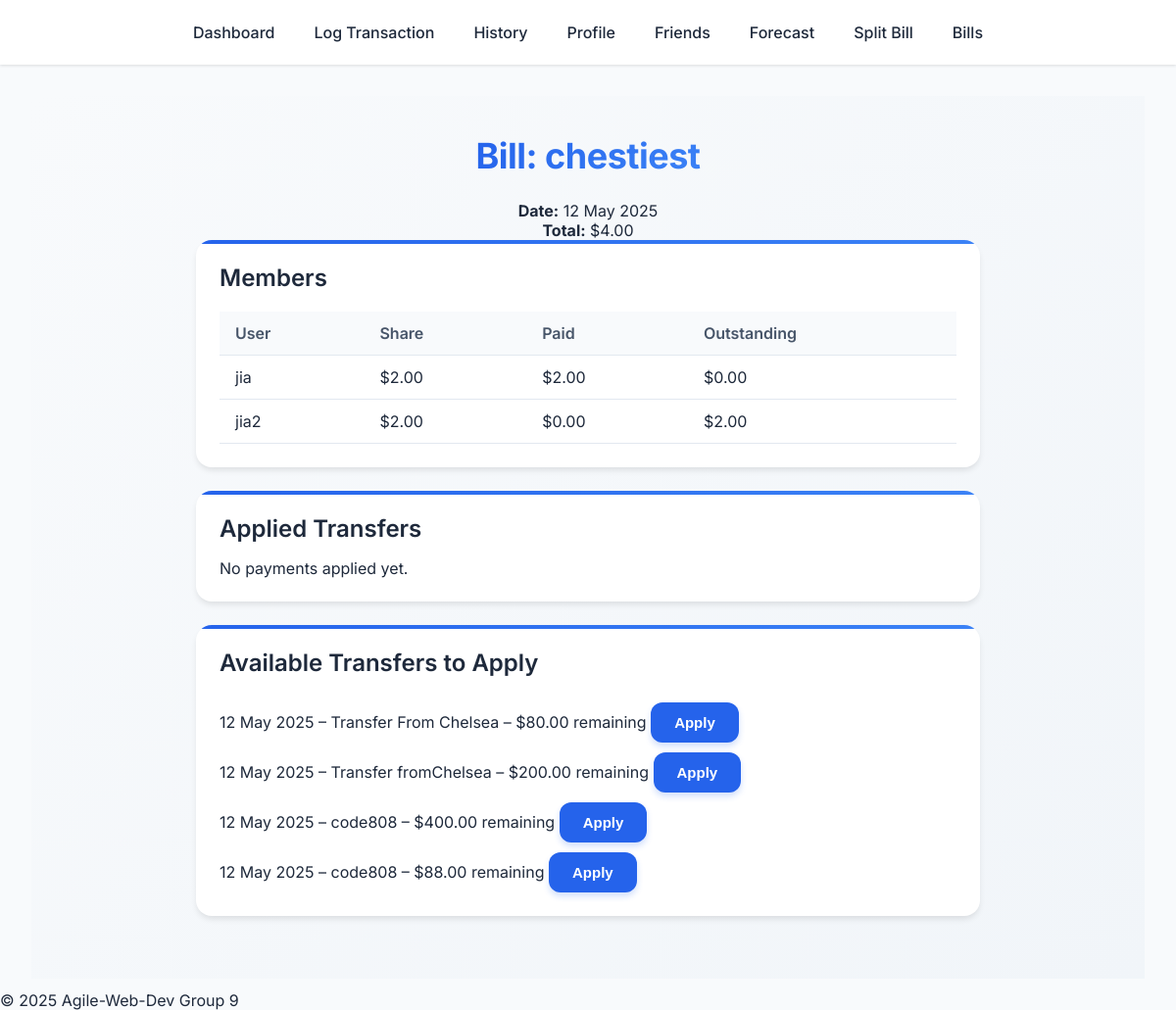
/bill/15 (signed in), run on the app's committed database.
### app/models.py (models this page shows, shortened)
class Bill(db.Model):
    __tablename__ = "bill"
    transactions = db.relationship(
        'BillTransaction',
        back_populates='bill',
        cascade='all, delete-orphan'
    )
    id           = db.Column(db.Integer, primary_key=True)
    created_by   = db.Column(db.Integer,
                             db.ForeignKey("users.id", ondelete="CASCADE"),
                             nullable=False)
    description  = db.Column(db.String(255))
    date         = db.Column(db.Date, default=func.current_date(), nullable=False)
    total        = db.Column(db.Numeric(12, 2), nullable=False)
    members = db.relationship(
        "BillMember",
        back_populates="bill",
        cascade="all, delete-orphan",
        passive_deletes=True,
    )

class BillMember(db.Model):
    __tablename__ = "bill_member"
    id        = db.Column(db.Integer, primary_key=True)
    bill_id   = db.Column(db.Integer,
                          db.ForeignKey("bill.id", ondelete="CASCADE"),
                          nullable=False)
    user_id   = db.Column(db.Integer,
                          db.ForeignKey("users.id", ondelete="CASCADE"),
                          nullable=False)
    share     = db.Column(db.Numeric(12, 2), nullable=False)     # “what I owe”
    paid      = db.Column(db.Numeric(12, 2), default=0)          # “what I have paid”
    settled   = db.Column(db.Boolean, default=False)
    bill  = db.relationship("Bill", back_populates="members")
    user  = db.relationship("User")

class User(db.Model, UserMixin):
    __tablename__ = 'users'
    id       = db.Column(db.Integer, primary_key=True)
    username = db.Column(db.String(150), unique=True, nullable=False)
    email    = db.Column(db.String(150), unique=True, nullable=False)
    password = db.Column(db.String(150), nullable=False)
    settings  = db.relationship(
        'UserSettings',
        uselist=False,
        back_populates='user',
        cascade='all, delete-orphan'
    )
    transactions = db.relationship(
        'Transaction',
        back_populates='user',
        lazy='dynamic',
        cascade='all, delete-orphan'
    )
    friends = db.relationship(
        "User",
        secondary=friends_table,
        primaryjoin=(friends_table.c.user_id    == id),
        secondaryjoin=(friends_table.c.friend_id == id),
        backref="friended_by",
        lazy="dynamic"
    )

class Transaction(db.Model):
    __tablename__ = 'transactions'
    id                 = db.Column(db.Integer, primary_key=True)
    user_id            = db.Column(
        db.Integer,
        db.ForeignKey('users.id', ondelete='CASCADE'),
        nullable=False
    )
    date               = db.Column(db.Date, nullable=False)
    amount             = db.Column(db.Numeric(10, 2), nullable=False)  # always stored positive
    category           = db.Column(db.String, nullable=False)
    type               = db.Column(
        db.Enum(TransactionType, name='tx_type'),
        nullable=False
    )
    transfer_direction = db.Column(db.Enum('in','out', name='transfer_dir'), nullable=True)
    description        = db.Column(db.String(255), nullable=True)
    user               = db.relationship(
        'User',
        back_populates='transactions'
    )
    bill_transactions = db.relationship('BillTransaction',
                                        back_populates='transaction')
    @property
    def remaining(self):
        applied = sum(bt.amount_applied for bt in self.bill_transactions)
        return float(self.amount) - float(applied)

### app/routes.py (the view)
@main.route('/bill/<int:bill_id>')
@login_required
def bill_detail(bill_id):
    bill = Bill.query.get_or_404(bill_id)
    member_ids = {bm.user_id for bm in bill.members}
    if current_user.id not in member_ids and bill.created_by != current_user.id:
        abort(403)
    cand_q = (Transaction.query
                    .join(TransactionFriend, Transaction.id == TransactionFriend.transaction_id)
                    .filter(TransactionFriend.friend_id.in_(member_ids))
             )
    suggested = [t for t in cand_q
                     if t.remaining > 0]
    return render_template(
        'bill_detail.html',
        bill=bill,
        members=bill.members,
        suggested=suggested
    )

### app/__init__.py (called while the page is built)
def create_app(config_object=None):
    app = Flask(__name__)
    if config_object:
        app.config.from_object(config_object)
    else:
        app.config.from_pyfile('../config.py')
    CSRFProtect(app)
    db.init_app(app)
    migrate.init_app(app, db)
    login_manager.init_app(app)
    from .models import User
    @login_manager.user_loader
    def load_user(user_id):
        return User.query.get(int(user_id))
    from .routes import main
    app.register_blueprint(main)
    return app

### app/templates/bill_detail.html (shortened to what this page needs)
{% extends "base.html" %}
{% block content %}
<div class="page-container">
  <h1>Bill: {{ bill.description }}</h1>
  <p><strong>Date:</strong> {{ bill.date.strftime('%d %b %Y') }}</p>
  <p><strong>Total:</strong> ${{ '%.2f' | format(bill.total) }}</p>
  <div class="card">
    <h2>Members</h2>
    <table class="transaction-table">
      <thead>
        <tr><th>User</th><th>Share</th><th>Paid</th><th>Outstanding</th></tr>
      </thead>
      <tbody>
        {% for m in members %}
          {% set out = m.share - m.paid %}
          <tr data-user="{{ m.user_id }}">
            <td>{{ m.user.username }}</td>
            <td>${{ '%.2f'|format(m.share) }}</td>
            <td>${{ '%.2f'|format(m.paid) }}</td>
            <td class="outstanding-cell">${{ '%.2f'|format(out) }}</td>
          </tr>
        {% endfor %}
      </tbody>
    </table>
  </div>
  <div class="card">
    <h2>Applied Transfers</h2>
    <ul id="applied-list" class="user-list">
      {% for tf in bill.transactions %}
        <li>
          {{ tf.transaction.date.strftime('%d %b %Y') }}
          – {{ tf.transaction.description }}
          – ${{ '%.2f'|format(tf.amount_applied) }}
        </li>
      {% else %}
        <li>No payments applied yet.</li>
      {% endfor %}
    </ul>
  </div>
  <div class="card">
    <h2>Available Transfers to Apply</h2>
    <ul class="user-list" id="suggested-list">
      {% for tx in suggested %}
        <li>
          {{ tx.date.strftime('%d %b %Y') }}
          – {{ tx.description }}
          – ${{ '%.2f'|format(tx.remaining) }} remaining
          <button
            type="button"
            class="btn btn--sm apply-btn"
            data-bill="{{ bill.id }}"
            data-tx="{{ tx.id }}"
          >Apply</button>
        </li>
      {% else %}
        <li style="color:#94a3b8">No other transfers available.</li>
      {% endfor %}
    </ul>
  </div>
</div>
{% endblock %}

### app/static/css/main.css (style rules this page uses)
:root { --primary: #2563eb; --primary-dark: #1d4ed8; --secondary: #64748b; --accent: #3b82f6; --success: #10b981; --warning: #f59e0b; --danger: #ef4444; --background: #f8fafc; --white: #ffffff; --text-primary: #1e293b; --text-secondary: #475569; --shadow-sm: 0 1px 3px rgba(0,0,0,0.12); --shadow-md: 0 4px 6px -1px rgba(0,0,0,0.1); --shadow-lg: 0 10px 15px -3px rgba(0,0,0,0.1); }
* { box-sizing: border-box; margin: 0; padding: 0; }
body { margin: 0; font-family: 'Inter', sans-serif; background: var(--background); color: var(--text-primary); }
.page-container { padding: 40px 60px; position: relative; display: flex; flex-direction: column; align-items: center; background: linear-gradient(135deg, #f8fafc 0%, #f1f5f9 100%); min-height: 80vh; }
h1 { font-size: 36px; background: linear-gradient(135deg, var(--primary) 0%, var(--accent) 100%); background-clip: text; -webkit-background-clip: text; -webkit-text-fill-color: transparent; font-weight: 700; margin-bottom: 24px; letter-spacing: -0.5px; line-height: 1.2; text-align: center; position: relative; z-index: 1; }
h2 { font-size: 24px; color: var(--text-primary); font-weight: 600; margin-bottom: 16px; }
.card { background-color: var(--white); border-radius: 16px; padding: 24px; box-shadow: var(--shadow-md); margin-bottom: 24px; width: 100%; max-width: 800px; position: relative; overflow: hidden; }
.card::before { content: ''; position: absolute; top: 0; left: 0; width: 100%; height: 4px; background: linear-gradient(90deg, var(--primary) 0%, var(--accent) 100%); }
.button, button[type="submit"], .btn { padding: 12px 24px; border: none; background-color: var(--primary); color: var(--white); font-size: 15px; font-weight: 600; border-radius: 12px; cursor: pointer; transition: all 0.2s cubic-bezier(0.4, 0, 0.2, 1); box-shadow: 0 4px 6px rgba(37, 99, 235, 0.2); margin-top: 10px; }
.user-list { list-style: none; padding: 0; margin: 0; }
.transaction-table { width: 100%; border-collapse: collapse; margin-top: 20px; }
.transaction-table th, .transaction-table td { padding: 12px 16px; text-align: left; border-bottom: 1px solid #e2e8f0; }
.transaction-table th { background-color: #f8fafc; font-weight: 600; color: var(--text-secondary); }

### data on the page
Bill: description "chestiest", date "12 May 2025", total "4.00"
BillMember: user.username "jia", share "2.00", paid "2.00", settled "0.00"
BillMember: user.username "jia2", share "2.00", paid "0.00", out "2.00"
Transaction: date "12 May 2025", description "Transfer From Chelsea", remaining "80.00"
Transaction: date "12 May 2025", description "Transfer fromChelsea", remaining "200.00"
Transaction: date "12 May 2025", description "code808", remaining "400.00"
Transaction: date "12 May 2025", description "code808", remaining "88.00"
